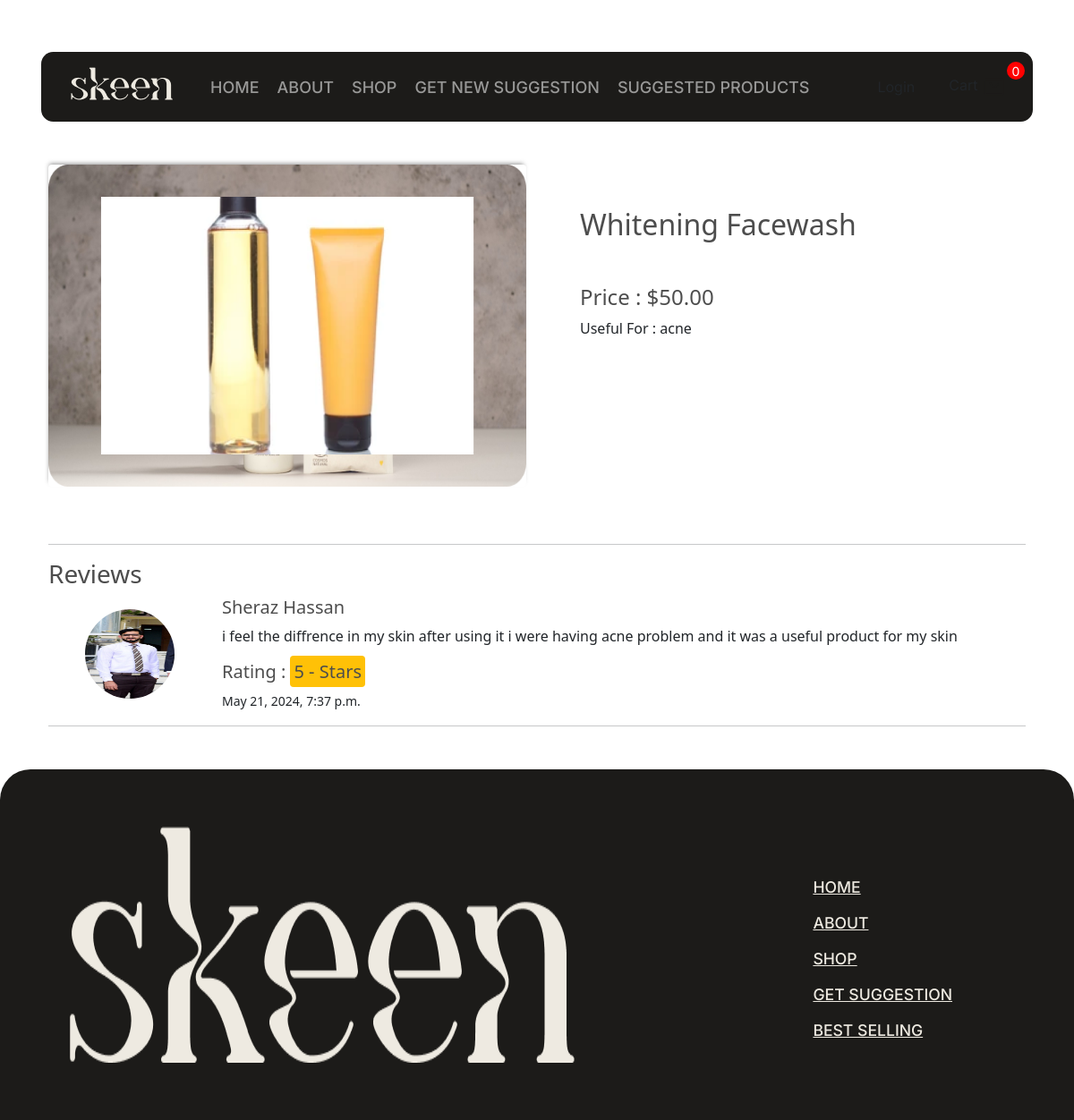
Screenshot of /product/4/ with the database file from the repository.
### store/models.py (models this page shows, shortened)
class Product(models.Model):
	name = models.CharField(max_length=200)
	price = models.FloatField()
	digital = models.BooleanField(default=False,null=True, blank=False)
	image = models.ImageField(null=True, blank=True)
	category = models.ForeignKey(Category, related_name='products', on_delete=models.CASCADE, default=None)
	description = models.TextField(null=True, blank=True, default='')
	@property
	def imageURL(self):
		try:
			url = self.image.url
		except:
			url = ''
		return url

class Review(models.Model):
    product = models.ForeignKey(Product, on_delete=models.CASCADE)
    customer = models.ForeignKey(Customer, on_delete=models.CASCADE)
    order = models.ForeignKey(Order, on_delete=models.CASCADE)
    rating = models.IntegerField()  # You can customize this field based on your rating system
    comment = models.TextField()
    date_added = models.DateTimeField(auto_now_add=True)

class Customer(models.Model):
    user = models.OneToOneField(User, null=True, blank=True, on_delete=models.CASCADE)
    name = models.CharField(max_length=200, null=True)
    email = models.CharField(max_length=200)
    predicted_skin_type = models.CharField(max_length=100, null=True, blank=True, default="acne")
    profile_image = models.ImageField(default='default.jpg', upload_to='profile_images')
    @property
    def imageURL(self):
        try:
            url = self.profile_image.url
        except:
            url = ''
        return url

### store/views.py (the view)
# urls.py: path('product/<int:product_id>/', views.product_detail, name='product_detail'),
def product_detail(request, product_id):
    product = get_object_or_404(Product, id=product_id)
    reviews = Review.objects.filter(product=product)
    data = cartData(request)
    cartItems = data['cartItems']
    order = data['order']
    items = data['items']
    ordered = False
    if request.user.is_authenticated:
        customer = request.user.customer
        orders = Order.objects.filter(customer=customer, complete=True)
        ordered = OrderItem.objects.filter(order__in=orders, product=product).exists()
    context = {
        'product': product,
        'reviews': reviews,
        'ordered': ordered,
        'cartItems':cartItems,
        'order':order,
        'items':items,
    }
    return render(request, 'store/product_detail.html', context)

### store/templatetags/custom_filters.py (called while the page is built)
@register.filter
def path_matches_pattern(path, pattern):
    return bool(re.match(pattern, path))

### store/utils.py (called while the page is built, shortened)
def cookieCart(request):
	try:
		cart = json.loads(request.COOKIES['cart'])
	except:
		cart = {}
		print('CART:', cart)
	items = []
	order = {'get_cart_total':0, 'get_cart_items':0, 'shipping':False}
	cartItems = order['get_cart_items']
	return {'cartItems':cartItems ,'order':order, 'items':items}

def cartData(request):
    cookieData = cookieCart(request)
    cartItems = cookieData['cartItems']
    order = cookieData['order']
    items = cookieData['items']
    return {'cartItems': cartItems, 'order': order, 'items': items}

### store/templates/store/product_detail.html (shortened to what this page needs)
{% extends 'store/main.html' %}
{% load static %}
{% block content %}
<div class="container">
    <div class="row py-5">
        <div class="col-lg-6">
            <img class="thumbnail-p  rounded border-dark" src="{{ product.imageURL }}">
        </div>
        <div class="col-lg-6 p-5">
            <h2 class="mb-5">{{ product.name }}</h2>
            <h4>Price : ${{ product.price|floatformat:2 }}</h4>
            <p class="mb-5 pb-5 mt-1">Useful For : {{ product.description }}</p>
        </div>
    </div>
    <hr>
    <h3 class="">Reviews</h3>
    {% for review in reviews %}
    <div class="review container-fluid">
        <div class="row">
            <div class="col-lg-2 d-flex justify-content-center align-items-center">
                <img class="review-img" src="{{review.customer.imageURL}}" alt="">
            </div>
            <div class="col-lg-10">
                <h5 class="capitalize">{{ review.customer.name }}</h5>
                <p>{{ review.comment }}</p>
                <h5>Rating : <span class="bg-warning rounded p-1">{{review.rating}} - Stars</span></h5>
                <small>{{ review.date_added }}</small>
            </div>
        </div>
    </div>
    <hr>
    {% endfor %}
</div>
{% endblock content %}

### static/css/main.css (style rules this page uses)
body { background: #8b60004a; }
h1, h2, h3, h4, h5, h6 { color: hsl(0, 0%, 30%); }
.thumbnail-p { width: 100%; height: 360px; -webkit-box-shadow: -1px -3px 5px -2px rgba(90, 90, 90, 0.66); -moz-box-shadow: -1px -3px 5px -2px rgba(90, 90, 90, 0.66); box-shadow: -1px -3px 5px -2px rgba(90, 90, 90, 0.66); }
.review-img { height: 100px; width: 100px; border-radius: 50%; }
.col-lg-4, .col-lg-6, .col-lg-8, .col-lg-12 { margin-top: 10px; }
.capitalize { text-transform: capitalize; }

### rows the page displays
Product: imageURL (picture), name "Whitening Facewash", price "50.00", description "acne"
Review: customer.imageURL (picture), customer.name "Sheraz Hassan", comment "i feel the diffrence in my skin after using it i were having acne problem and it was a useful product for my skin", rating "5", date_added "May 21, 2024, 7:37 p.m."

### other values shown
{{ cartItems }} "0"
